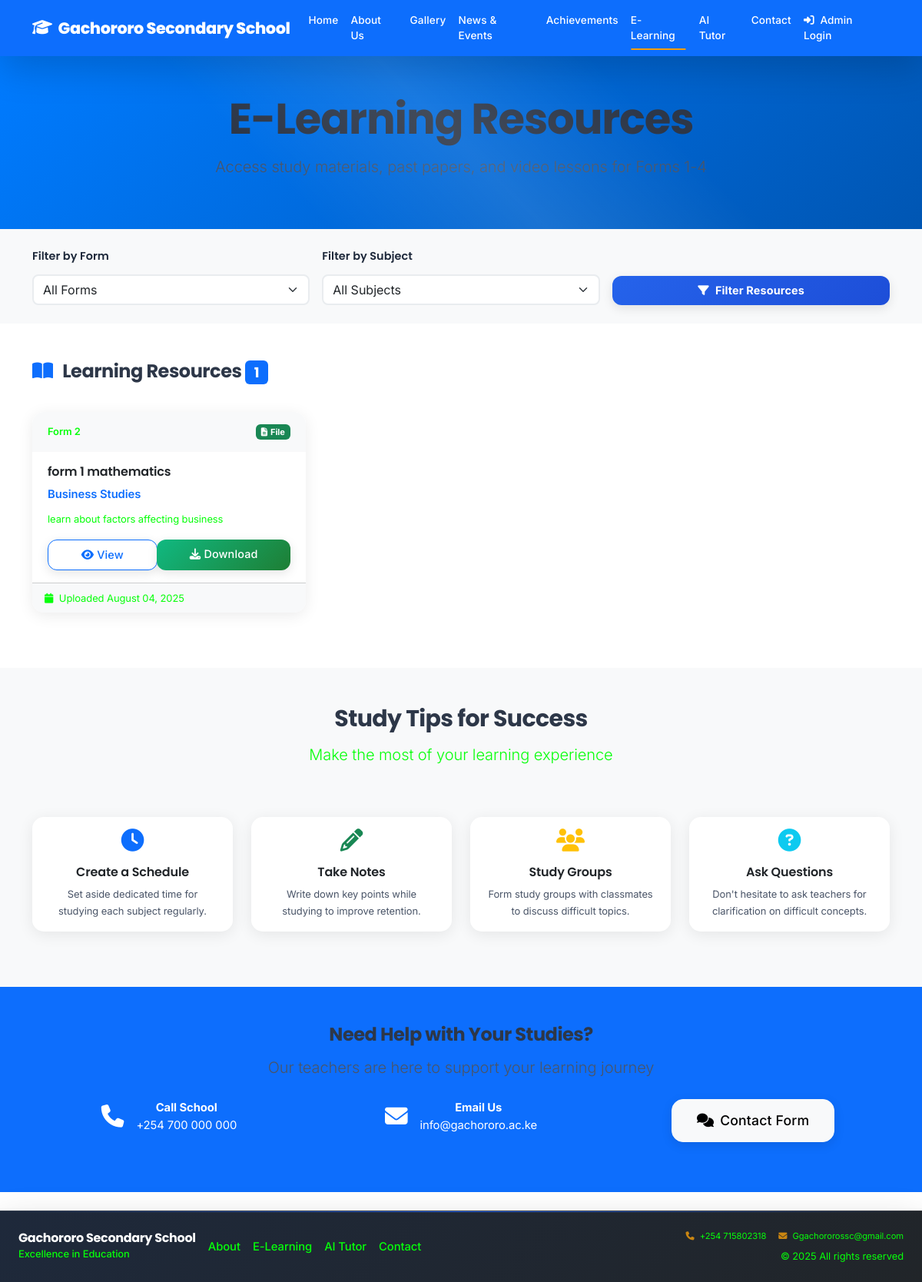
/elearning, run on an earlier commit of the app's database.
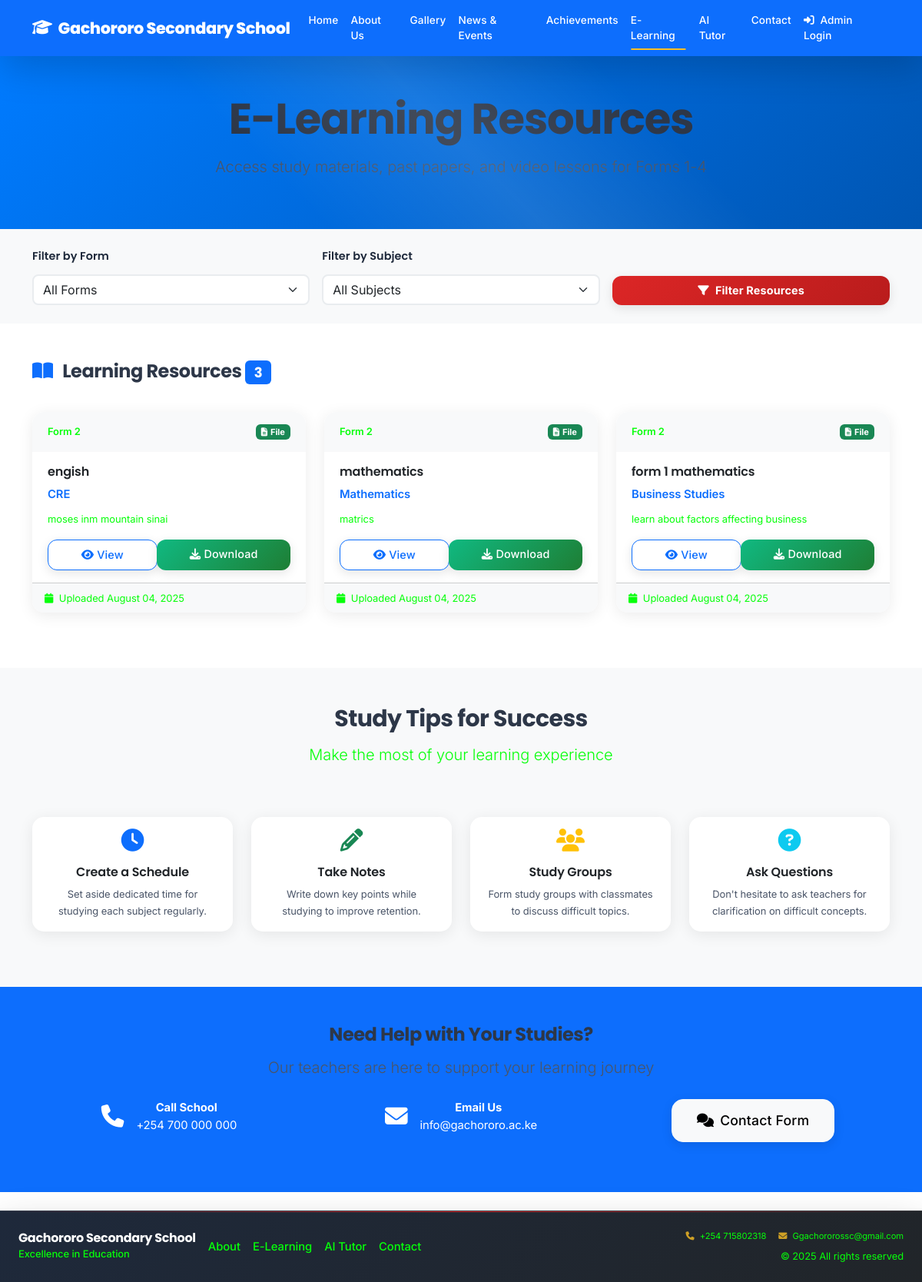
And on a later commit of the database.
### models.py (models this page shows, shortened)
class ELearningResource(db.Model):
    id = db.Column(db.Integer, primary_key=True)
    title = db.Column(db.String(200), nullable=False)
    form = db.Column(db.String(20), nullable=False)  # Form 1, Form 2, etc.
    subject = db.Column(db.String(100), nullable=False)
    description = db.Column(db.Text)
    resource_type = db.Column(db.String(20), nullable=False)  # 'file' or 'youtube'
    filename = db.Column(db.String(200))  # For uploaded files
    youtube_url = db.Column(db.String(500))  # For YouTube videos
    date_uploaded = db.Column(db.DateTime, default=datetime.utcnow)

### app.py (the view)
@app.route('/elearning')
def elearning():
    forms = ['Form 1', 'Form 2', 'Form 3', 'Form 4']
    subjects = ['Mathematics', 'English', 'Kiswahili', 'Biology', 'Chemistry', 'Physics',
                'History', 'Geography', 'CRE', 'Business Studies', 'Agriculture']
    selected_form = request.args.get('form', '')
    selected_subject = request.args.get('subject', '')
    query = ELearningResource.query
    if selected_form:
        query = query.filter_by(form=selected_form)
    if selected_subject:
        query = query.filter_by(subject=selected_subject)
    resources = query.order_by(ELearningResource.date_uploaded.desc()).all()
    return render_template('elearning.html',
                         resources=resources,
                         forms=forms,
                         subjects=subjects,
                         selected_form=selected_form,
                         selected_subject=selected_subject)

### app.py (called while the page is built)
@app.context_processor
def inject_global_vars():
    try:
        current_theme = ThemeSettings.query.filter_by(is_active=True).first()
        theme_name = current_theme.theme_name if current_theme else 'blue'
        active_video = VideoSettings.query.filter_by(is_active=True).first()
        return {
            'current_theme': theme_name,
            'active_video': active_video
        }
    except:
        return {
            'current_theme': 'blue',
            'active_video': None
        }

### templates/elearning.html (shortened to what the changed rows need)
{% extends "base.html" %}
{% block content %}
<section class="page-header bg-primary text-white py-5">
    <div class="container">
        <div class="row">
            <div class="col-12 text-center">
                <h1 class="display-4 fw-bold">E-Learning Resources</h1>
            </div>
        </div>
    </div>
</section>
<section class="py-5">
    <div class="container">
        {% if resources %}
            <div class="row">
                <div class="col-12 mb-4">
                    <h3>
                        <i class="fas fa-book-open text-primary me-2"></i>
                        Learning Resources
                        <span class="badge bg-primary">{{ resources|length }}</span>
                    </h3>
                </div>
            </div>
            <div class="row">
                {% for resource in resources %}
                    <div class="col-lg-4 col-md-6 mb-4">
                        <div class="card resource-card h-100">
                            <div class="card-header bg-light">
                                <div class="d-flex justify-content-between align-items-center">
                                    <small class="text-muted">{{ resource.form }}</small>
                                    {% if resource.resource_type == 'file' %}
                                        <span class="badge bg-success">
                                            <i class="fas fa-file-alt me-1"></i>File
                                        </span>
                                    {% else %}
                                        <span class="badge bg-danger">
                                            <i class="fab fa-youtube me-1"></i>Video
                                        </span>
                                    {% endif %}
                                </div>
                            </div>
                            <div class="card-body">
                                <h6 class="card-title">{{ resource.title }}</h6>
                                <p class="text-primary fw-semibold mb-2">{{ resource.subject }}</p>
                                {% if resource.description %}
                                    <p class="card-text text-muted small">{{ resource.description }}</p>
                                {% endif %}
                                <div class="mt-auto">
                                    {% if resource.resource_type == 'file' and resource.filename %}
                                        <div class="btn-group w-100" role="group">
                                            <a href="{{ url_for('view_elearning_resource', resource_id=resource.id) }}"
                                               class="btn btn-outline-primary" target="_blank">
                                                <i class="fas fa-eye me-1"></i>View
                                            </a>
                                            <a href="{{ url_for('download_elearning_resource', resource_id=resource.id) }}"
                                               class="btn btn-success">
                                                <i class="fas fa-download me-1"></i>Download
                                            </a>
                                        </div>
                                    {% elif resource.resource_type == 'youtube' and resource.youtube_url %}
                                        <a href="{{ resource.youtube_url }}"
                                           class="btn btn-danger w-100" target="_blank">
                                            <i class="fab fa-youtube me-2"></i>Watch on YouTube
                                        </a>
                                    {% endif %}
                                </div>
                            </div>
                            <div class="card-footer bg-light">
                                <small class="text-muted">
                                    <i class="fas fa-calendar me-1"></i>
                                    Uploaded {{ resource.date_uploaded.strftime('%B %d, %Y') }}
                                </small>
                            </div>
                        </div>
                    </div>
                {% endfor %}
            </div>
        {% endif %}
    </div>
</section>
<section class="py-5 bg-light">
    <div class="container">
        <div class="row">
            <div class="col-12 text-center mb-5">
                <h2>Study Tips for Success</h2>
            </div>
        </div>
    </div>
</section>
{% endblock %}

What changed in the data, as far as the page shows it:
added ELearningResource: form "Form 2", resource_type "file" (drawn), title "engish", subject "CRE", description "moses inm mountain sinai", date_uploaded "August 04, 2025"
added ELearningResource: form "Form 2", resource_type "file" (drawn), title "mathematics", subject "Mathematics", description "matrics", date_uploaded "August 04, 2025"
Also different on the page:
{{ resources|length }}: "1" → "3"
